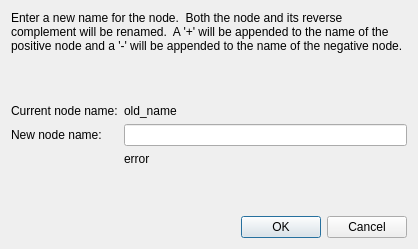
<?xml version="1.0" encoding="UTF-8"?>
<ui version="4.0">
 <class>ChangeNodeNameDialog</class>
 <widget class="QDialog" name="ChangeNodeNameDialog">
  <property name="geometry">
   <rect>
    <x>0</x>
    <y>0</y>
    <width>418</width>
    <height>249</height>
   </rect>
  </property>
  <property name="windowTitle">
   <string>Change node name</string>
  </property>
  <layout class="QGridLayout" name="gridLayout">
   <item row="6" column="0" colspan="2">
    <widget class="QDialogButtonBox" name="buttonBox">
     <property name="orientation">
      <enum>Qt::Horizontal</enum>
     </property>
     <property name="standardButtons">
      <set>QDialogButtonBox::Cancel|QDialogButtonBox::Ok</set>
     </property>
    </widget>
   </item>
   <item row="2" column="1">
    <widget class="QLabel" name="currentNodeNameLabel2">
     <property name="text">
      <string>old_name</string>
     </property>
    </widget>
   </item>
   <item row="2" column="0">
    <widget class="QLabel" name="currentNodeNameLabel1">
     <property name="text">
      <string>Current node name:</string>
     </property>
    </widget>
   </item>
   <item row="3" column="0">
    <widget class="QLabel" name="newNodeNameLabel">
     <property name="text">
      <string>New node name:</string>
     </property>
    </widget>
   </item>
   <item row="5" column="0">
    <spacer name="verticalSpacer">
     <property name="orientation">
      <enum>Qt::Vertical</enum>
     </property>
     <property name="sizeHint" stdset="0">
      <size>
       <width>20</width>
       <height>40</height>
      </size>
     </property>
    </spacer>
   </item>
   <item row="1" column="0">
    <spacer name="verticalSpacer_2">
     <property name="orientation">
      <enum>Qt::Vertical</enum>
     </property>
     <property name="sizeHint" stdset="0">
      <size>
       <width>20</width>
       <height>40</height>
      </size>
     </property>
    </spacer>
   </item>
   <item row="3" column="1">
    <widget class="QLineEdit" name="newNodeNameLineEdit"/>
   </item>
   <item row="0" column="0" colspan="2">
    <widget class="QLabel" name="label_4">
     <property name="text">
      <string>Enter a new name for the node.  Both the node and its reverse complement will be renamed.  A '+' will be appended to the name of the positive node and a '-' will be appended to the name of the negative node.</string>
     </property>
     <property name="wordWrap">
      <bool>true</bool>
     </property>
    </widget>
   </item>
   <item row="4" column="1">
    <widget class="QLabel" name="errorLabel">
     <property name="text">
      <string>error</string>
     </property>
    </widget>
   </item>
  </layout>
 </widget>
 <tabstops>
  <tabstop>newNodeNameLineEdit</tabstop>
 </tabstops>
 <resources/>
 <connections>
  <connection>
   <sender>buttonBox</sender>
   <signal>accepted()</signal>
   <receiver>ChangeNodeNameDialog</receiver>
   <slot>accept()</slot>
   <hints>
    <hint type="sourcelabel">
     <x>248</x>
     <y>254</y>
    </hint>
    <hint type="destinationlabel">
     <x>157</x>
     <y>274</y>
    </hint>
   </hints>
  </connection>
  <connection>
   <sender>buttonBox</sender>
   <signal>rejected()</signal>
   <receiver>ChangeNodeNameDialog</receiver>
   <slot>reject()</slot>
   <hints>
    <hint type="sourcelabel">
     <x>316</x>
     <y>260</y>
    </hint>
    <hint type="destinationlabel">
     <x>286</x>
     <y>274</y>
    </hint>
   </hints>
  </connection>
 </connections>
</ui>
